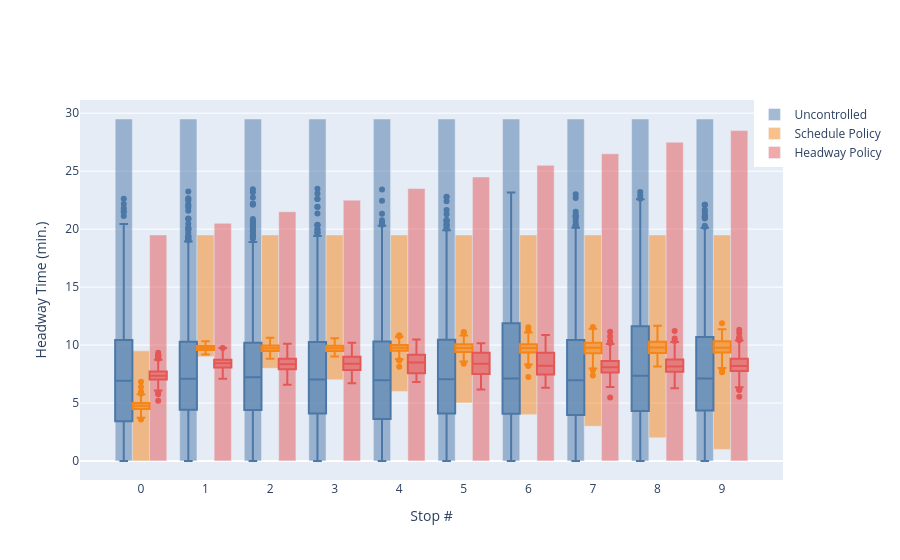
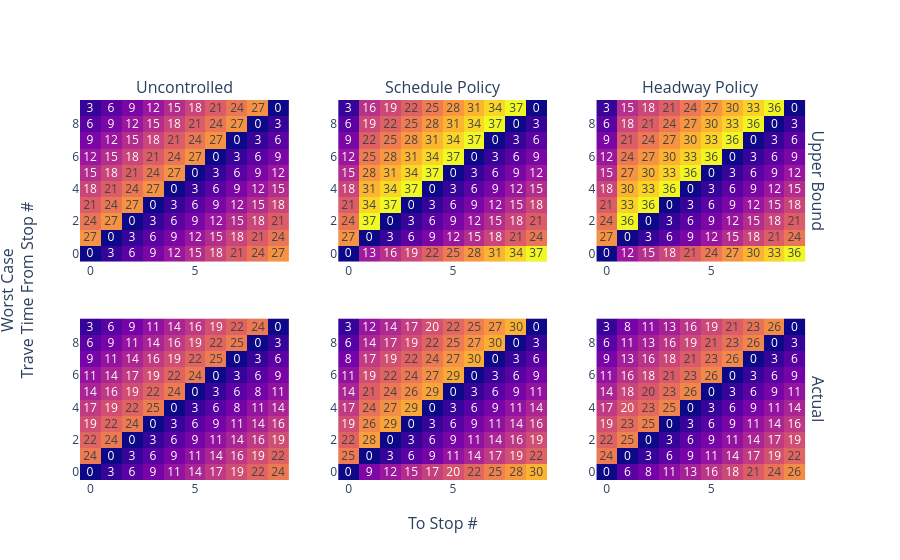

Notebook source saved alongside these figures, in order:
### Markdown cell above
## Fig 1: Tightness of bounds with one control point
Make sure this works before proceeding.

### Code cell
# Base route - no control
BASE_ROUTE = [
    {
        'tau': (2, 2.5),
        'delta': (0.0, 0.5),
        'policy': BolehPolicy,
        'policy_args': {},
    } for _ in range(10)
]

# Scheduled terminal departure
SCHED_ROUTE = copy.deepcopy(BASE_ROUTE)
SCHED_ROUTE[0]['policy'] = LeakyBucketPolicy
SCHED_ROUTE[0]['policy_args'] = {'time_delta': 10, 'offset': 0}

# Ratio Driven Route has one stop driven by ratio policy
RATIO_ROUTE = copy.deepcopy(BASE_ROUTE)
RATIO_ROUTE[0]['policy'] = RatioDrivenPolicy
RATIO_ROUTE[0]['policy_args'] = {'target_ratio': 1, 'activation_ratio': 1, 'max_holding': float('inf')}

# Headway Driven Route tries to maintain constant headway regardless of delay
HEADWAY_ROUTE = copy.deepcopy(BASE_ROUTE)
HEADWAY_ROUTE[0]['policy'] = HeadwayDrivenPolicy
HEADWAY_ROUTE[0]['policy_args'] = {'target_headway': 10}

routes = {
    'Uncontrolled': BASE_ROUTE,
    'Schedule Policy': SCHED_ROUTE,
    'Headway Policy': RATIO_ROUTE,
}

run_experiment(
    exp_id='exp-base',
    routes=routes,
    start_times=[0, 10, 20],
    t_max=60 * 24 * 7,
)

### Figure 1 — Plotly figure (JSON) as saved in the notebook; plotly's stock layout.template omitted (floating-point values rounded to 4 significant figures; data arrays with more than 128 entries replaced by an {"elided": "..."} marker saying what was removed)
{"data": [{"base": [0], "marker": {"color": "#4C78A8"}, "name": "Uncontrolled", "opacity": 0.5, "showlegend": true, "type": "bar", "width": 0.2667, "x": [-0.2667], "y": [29.5]}, {"marker": {"color": "#4C78A8"}, "showlegend": false, "type": "box", "width": 0.2667, "x": {"elided": "373 float values"}, "y": {"elided": "373 float values"}}, {"base": [0], "marker": {"color": "#4C78A8"}, "name": "Uncontrolled", "opacity": 0.5, "showlegend": false, "type": "bar", "width": 0.2667, "x": [0.7333], "y": [29.5]}, {"marker": {"color": "#4C78A8"}, "showlegend": false, "type": "box", "width": 0.2667, "x": {"elided": "358 float values"}, "y": {"elided": "358 float values"}}, {"base": [0], "marker": {"color": "#4C78A8"}, "name": "Uncontrolled", "opacity": 0.5, "showlegend": false, "type": "bar", "width": 0.2667, "x": [1.733], "y": [29.5]}, {"marker": {"color": "#4C78A8"}, "showlegend": false, "type": "box", "width": 0.2667, "x": {"elided": "372 float values"}, "y": {"elided": "372 float values"}}, {"base": [0], "marker": {"color": "#4C78A8"}, "name": "Uncontrolled", "opacity": 0.5, "showlegend": false, "type": "bar", "width": 0.2667, "x": [2.733], "y": [29.5]}, {"marker": {"color": "#4C78A8"}, "showlegend": false, "type": "box", "width": 0.2667, "x": {"elided": "379 float values"}, "y": {"elided": "379 float values"}}, {"base": [0], "marker": {"color": "#4C78A8"}, "name": "Uncontrolled", "opacity": 0.5, "showlegend": false, "type": "bar", "width": 0.2667, "x": [3.733], "y": [29.5]}, {"marker": {"color": "#4C78A8"}, "showlegend": false, "type": "box", "width": 0.2667, "x": {"elided": "376 float values"}, "y": {"elided": "376 float values"}}, {"base": [0], "marker": {"color": "#4C78A8"}, "name": "Uncontrolled", "opacity": 0.5, "showlegend": false, "type": "bar", "width": 0.2667, "x": [4.733], "y": [29.5]}, {"marker": {"color": "#4C78A8"}, "showlegend": false, "type": "box", "width": 0.2667, "x": {"elided": "377 float values"}, "y": {"elided": "377 float values"}}, {"base": [0], "marker": {"color": "#4C78A8"}, "name": "Uncontrolled", "opacity": 0.5, "showlegend": false, "type": "bar", "width": 0.2667, "x": [5.733], "y": [29.5]}, {"marker": {"color": "#4C78A8"}, "showlegend": false, "type": "box", "width": 0.2667, "x": {"elided": "352 float values"}, "y": {"elided": "352 float values"}}, {"base": [0], "marker": {"color": "#4C78A8"}, "name": "Uncontrolled", "opacity": 0.5, "showlegend": false, "type": "bar", "width": 0.2667, "x": [6.733], "y": [29.5]}, {"marker": {"color": "#4C78A8"}, "showlegend": false, "type": "box", "width": 0.2667, "x": {"elided": "360 float values"}, "y": {"elided": "360 float values"}}, {"base": [0], "marker": {"color": "#4C78A8"}, "name": "Uncontrolled", "opacity": 0.5, "showlegend": false, "type": "bar", "width": 0.2667, "x": [7.733], "y": [29.5]}, {"marker": {"color": "#4C78A8"}, "showlegend": false, "type": "box", "width": 0.2667, "x": {"elided": "366 float values"}, "y": {"elided": "366 float values"}}, {"base": [0], "marker": {"color": "#4C78A8"}, "name": "Uncontrolled", "opacity": 0.5, "showlegend": false, "type": "bar", "width": 0.2667, "x": [8.733], "y": [29.5]}, {"marker": {"color": "#4C78A8"}, "showlegend": false, "type": "box", "width": 0.2667, "x": {"elided": "360 float values"}, "y": {"elided": "360 float values"}}, {"base": [0], "marker": {"color": "#F58518"}, "name": "Schedule Policy", "opacity": 0.5, "showlegend": true, "type": "bar", "width": 0.2667, "x": [-2.776e-17], "y": [9.5]}, {"marker": {"color": "#F58518"}, "showlegend": false, "type": "box", "width": 0.2667, "x": {"elided": "343 float values"}, "y": {"elided": "343 float values"}}, {"base": [9], "marker": {"color": "#F58518"}, "name": "Schedule Policy", "opacity": 0.5, "showlegend": false, "type": "bar", "width": 0.2667, "x": [1], "y": [10.5]}, {"marker": {"color": "#F58518"}, "showlegend": false, "type": "box", "width": 0.2667, "x": {"elided": "473 int values"}, "y": {"elided": "473 float values"}}, {"base": [8], "marker": {"color": "#F58518"}, "name": "Schedule Policy", "opacity": 0.5, "showlegend": false, "type": "bar", "width": 0.2667, "x": [2], "y": [11.5]}, {"marker": {"color": "#F58518"}, "showlegend": false, "type": "box", "width": 0.2667, "x": {"elided": "432 int values"}, "y": {"elided": "432 float values"}}, {"base": [7], "marker": {"color": "#F58518"}, "name": "Schedule Policy", "opacity": 0.5, "showlegend": false, "type": "bar", "width": 0.2667, "x": [3], "y": [12.5]}, {"marker": {"color": "#F58518"}, "showlegend": false, "type": "box", "width": 0.2667, "x": {"elided": "235 int values"}, "y": {"elided": "235 float values"}}, {"base": [6], "marker": {"color": "#F58518"}, "name": "Schedule Policy", "opacity": 0.5, "showlegend": false, "type": "bar", "width": 0.2667, "x": [4], "y": [13.5]}, {"marker": {"color": "#F58518"}, "showlegend": false, "type": "box", "width": 0.2667, "x": {"elided": "400 int values"}, "y": {"elided": "400 float values"}}, {"base": [5], "marker": {"color": "#F58518"}, "name": "Schedule Policy", "opacity": 0.5, "showlegend": false, "type": "bar", "width": 0.2667, "x": [5], "y": [14.5]}, {"marker": {"color": "#F58518"}, "showlegend": false, "type": "box", "width": 0.2667, "x": {"elided": "422 int values"}, "y": {"elided": "422 float values"}}, {"base": [4], "marker": {"color": "#F58518"}, "name": "Schedule Policy", "opacity": 0.5, "showlegend": false, "type": "bar", "width": 0.2667, "x": [6], "y": [15.5]}, {"marker": {"color": "#F58518"}, "showlegend": false, "type": "box", "width": 0.2667, "x": {"elided": "400 int values"}, "y": {"elided": "400 float values"}}, {"base": [3], "marker": {"color": "#F58518"}, "name": "Schedule Policy", "opacity": 0.5, "showlegend": false, "type": "bar", "width": 0.2667, "x": [7], "y": [16.5]}, {"marker": {"color": "#F58518"}, "showlegend": false, "type": "box", "width": 0.2667, "x": {"elided": "244 int values"}, "y": {"elided": "244 float values"}}, {"base": [2], "marker": {"color": "#F58518"}, "name": "Schedule Policy", "opacity": 0.5, "showlegend": false, "type": "bar", "width": 0.2667, "x": [8], "y": [17.5]}, {"marker": {"color": "#F58518"}, "showlegend": false, "type": "box", "width": 0.2667, "x": {"elided": "308 int values"}, "y": {"elided": "308 float values"}}, {"base": [1], "marker": {"color": "#F58518"}, "name": "Schedule Policy", "opacity": 0.5, "showlegend": false, "type": "bar", "width": 0.2667, "x": [9], "y": [18.5]}, {"marker": {"color": "#F58518"}, "showlegend": false, "type": "box", "width": 0.2667, "x": {"elided": "344 int values"}, "y": {"elided": "344 float values"}}, {"base": [0], "marker": {"color": "#E45756"}, "name": "Headway Policy", "opacity": 0.5, "showlegend": true, "type": "bar", "width": 0.2667, "x": [0.2667], "y": [19.5]}, {"marker": {"color": "#E45756"}, "showlegend": false, "type": "box", "width": 0.2667, "x": {"elided": "368 float values"}, "y": {"elided": "368 float values"}}, {"base": [0], "marker": {"color": "#E45756"}, "name": "Headway Policy", "opacity": 0.5, "showlegend": false, "type": "bar", "width": 0.2667, "x": [1.267], "y": [20.5]}, {"marker": {"color": "#E45756"}, "showlegend": false, "type": "box", "width": 0.2667, "x": {"elided": "335 float values"}, "y": {"elided": "335 float values"}}, {"base": [0], "marker": {"color": "#E45756"}, "name": "Headway Policy", "opacity": 0.5, "showlegend": false, "type": "bar", "width": 0.2667, "x": [2.267], "y": [21.5]}, {"marker": {"color": "#E45756"}, "showlegend": false, "type": "box", "width": 0.2667, "x": {"elided": "331 float values"}, "y": {"elided": "331 float values"}}, {"base": [0], "marker": {"color": "#E45756"}, "name": "Headway Policy", "opacity": 0.5, "showlegend": false, "type": "bar", "width": 0.2667, "x": [3.267], "y": [22.5]}, {"marker": {"color": "#E45756"}, "showlegend": false, "type": "box", "width": 0.2667, "x": {"elided": "329 float values"}, "y": {"elided": "329 float values"}}, {"base": [0], "marker": {"color": "#E45756"}, "name": "Headway Policy", "opacity": 0.5, "showlegend": false, "type": "bar", "width": 0.2667, "x": [4.267], "y": [23.5]}, {"marker": {"color": "#E45756"}, "showlegend": false, "type": "box", "width": 0.2667, "x": {"elided": "198 float values"}, "y": {"elided": "198 float values"}}, {"base": [0], "marker": {"color": "#E45756"}, "name": "Headway Policy", "opacity": 0.5, "showlegend": false, "type": "bar", "width": 0.2667, "x": [5.267], "y": [24.5]}, {"marker": {"color": "#E45756"}, "showlegend": false, "type": "box", "width": 0.2667, "x": {"elided": "238 float values"}, "y": {"elided": "238 float values"}}, {"base": [0], "marker": {"color": "#E45756"}, "name": "Headway Policy", "opacity": 0.5, "showlegend": false, "type": "bar", "width": 0.2667, "x": [6.267], "y": [25.5]}, {"marker": {"color": "#E45756"}, "showlegend": false, "type": "box", "width": 0.2667, "x": {"elided": "243 float values"}, "y": {"elided": "243 float values"}}, {"base": [0], "marker": {"color": "#E45756"}, "name": "Headway Policy", "opacity": 0.5, "showlegend": false, "type": "bar", "width": 0.2667, "x": [7.267], "y": [26.5]}, {"marker": {"color": "#E45756"}, "showlegend": false, "type": "box", "width": 0.2667, "x": {"elided": "383 float values"}, "y": {"elided": "383 float values"}}, {"base": [0], "marker": {"color": "#E45756"}, "name": "Headway Policy", "opacity": 0.5, "showlegend": false, "type": "bar", "width": 0.2667, "x": [8.267], "y": [27.5]}, {"marker": {"color": "#E45756"}, "showlegend": false, "type": "box", "width": 0.2667, "x": {"elided": "403 float values"}, "y": {"elided": "403 float values"}}, {"base": [0], "marker": {"color": "#E45756"}, "name": "Headway Policy", "opacity": 0.5, "showlegend": false, "type": "bar", "width": 0.2667, "x": [9.267], "y": [28.5]}, {"marker": {"color": "#E45756"}, "showlegend": false, "type": "box", "width": 0.2667, "x": {"elided": "353 float values"}, "y": {"elided": "353 float values"}}], "layout": {"autosize": true, "legend": {"x": 1.15, "xanchor": "right", "y": 1}, "xaxis": {"autorange": true, "range": [-0.9444, 9.944], "tickmode": "array", "tickvals": [0, 1, 2, 3, 4, 5, 6, 7, 8, 9], "title": {"text": "Stop #"}, "type": "linear"}, "yaxis": {"autorange": true, "range": [-1.639, 31.14], "title": {"text": "Headway Time (min.)"}, "type": "linear"}}}

### Figure 2 — Plotly figure (JSON) as saved in the notebook; plotly's stock layout.template omitted (floating-point values rounded to 4 significant figures)
{"data": [{"showscale": false, "text": [[0, 3, 6, 9, 12, 15, 18, 21, 24, 27], [27, 0, 3, 6, 9, 12, 15, 18, 21, 24], [24, 27, 0, 3, 6, 9, 12, 15, 18, 21], [21, 24, 27, 0, 3, 6, 9, 12, 15, 18], [18, 21, 24, 27, 0, 3, 6, 9, 12, 15], [15, 18, 21, 24, 27, 0, 3, 6, 9, 12], [12, 15, 18, 21, 24, 27, 0, 3, 6, 9], [9, 12, 15, 18, 21, 24, 27, 0, 3, 6], [6, 9, 12, 15, 18, 21, 24, 27, 0, 3], [3, 6, 9, 12, 15, 18, 21, 24, 27, 0]], "texttemplate": "%{text:.0f}", "type": "heatmap", "xaxis": "x", "yaxis": "y", "z": [[0, 3, 6, 9, 12, 15, 18, 21, 24, 27], [27, 0, 3, 6, 9, 12, 15, 18, 21, 24], [24, 27, 0, 3, 6, 9, 12, 15, 18, 21], [21, 24, 27, 0, 3, 6, 9, 12, 15, 18], [18, 21, 24, 27, 0, 3, 6, 9, 12, 15], [15, 18, 21, 24, 27, 0, 3, 6, 9, 12], [12, 15, 18, 21, 24, 27, 0, 3, 6, 9], [9, 12, 15, 18, 21, 24, 27, 0, 3, 6], [6, 9, 12, 15, 18, 21, 24, 27, 0, 3], [3, 6, 9, 12, 15, 18, 21, 24, 27, 0]], "zmax": 36.5, "zmin": 0}, {"showscale": false, "text": [[0, 12.5, 15.5, 18.5, 21.5, 24.5, 27.5, 30.5, 33.5, 36.5], [27, 0, 3, 6, 9, 12, 15, 18, 21, 24], [24, 36.5, 0, 3, 6, 9, 12, 15, 18, 21], [21, 33.5, 36.5, 0, 3, 6, 9, 12, 15, 18], [18, 30.5, 33.5, 36.5, 0, 3, 6, 9, 12, 15], [15, 27.5, 30.5, 33.5, 36.5, 0, 3, 6, 9, 12], [12, 24.5, 27.5, 30.5, 33.5, 36.5, 0, 3, 6, 9], [9, 21.5, 24.5, 27.5, 30.5, 33.5, 36.5, 0, 3, 6], [6, 18.5, 21.5, 24.5, 27.5, 30.5, 33.5, 36.5, 0, 3], [3, 15.5, 18.5, 21.5, 24.5, 27.5, 30.5, 33.5, 36.5, 0]], "texttemplate": "%{text:.0f}", "type": "heatmap", "xaxis": "x2", "yaxis": "y2", "z": [[0, 12.5, 15.5, 18.5, 21.5, 24.5, 27.5, 30.5, 33.5, 36.5], [27, 0, 3, 6, 9, 12, 15, 18, 21, 24], [24, 36.5, 0, 3, 6, 9, 12, 15, 18, 21], [21, 33.5, 36.5, 0, 3, 6, 9, 12, 15, 18], [18, 30.5, 33.5, 36.5, 0, 3, 6, 9, 12, 15], [15, 27.5, 30.5, 33.5, 36.5, 0, 3, 6, 9, 12], [12, 24.5, 27.5, 30.5, 33.5, 36.5, 0, 3, 6, 9], [9, 21.5, 24.5, 27.5, 30.5, 33.5, 36.5, 0, 3, 6], [6, 18.5, 21.5, 24.5, 27.5, 30.5, 33.5, 36.5, 0, 3], [3, 15.5, 18.5, 21.5, 24.5, 27.5, 30.5, 33.5, 36.5, 0]], "zmax": 36.5, "zmin": 0}, {"showscale": false, "text": [[0, 12.25, 15.25, 18.25, 21.25, 24.25, 27.25, 30.25, 33.25, 36.25], [27, 0, 3, 6, 9, 12, 15, 18, 21, 24], [24, 36.25, 0, 3, 6, 9, 12, 15, 18, 21], [21, 33.25, 36.25, 0, 3, 6, 9, 12, 15, 18], [18, 30.25, 33.25, 36.25, 0, 3, 6, 9, 12, 15], [15, 27.25, 30.25, 33.25, 36.25, 0, 3, 6, 9, 12], [12, 24.25, 27.25, 30.25, 33.25, 36.25, 0, 3, 6, 9], [9, 21.25, 24.25, 27.25, 30.25, 33.25, 36.25, 0, 3, 6], [6, 18.25, 21.25, 24.25, 27.25, 30.25, 33.25, 36.25, 0, 3], [3, 15.25, 18.25, 21.25, 24.25, 27.25, 30.25, 33.25, 36.25, 0]], "texttemplate": "%{text:.0f}", "type": "heatmap", "xaxis": "x3", "yaxis": "y3", "z": [[0, 12.25, 15.25, 18.25, 21.25, 24.25, 27.25, 30.25, 33.25, 36.25], [27, 0, 3, 6, 9, 12, 15, 18, 21, 24], [24, 36.25, 0, 3, 6, 9, 12, 15, 18, 21], [21, 33.25, 36.25, 0, 3, 6, 9, 12, 15, 18], [18, 30.25, 33.25, 36.25, 0, 3, 6, 9, 12, 15], [15, 27.25, 30.25, 33.25, 36.25, 0, 3, 6, 9, 12], [12, 24.25, 27.25, 30.25, 33.25, 36.25, 0, 3, 6, 9], [9, 21.25, 24.25, 27.25, 30.25, 33.25, 36.25, 0, 3, 6], [6, 18.25, 21.25, 24.25, 27.25, 30.25, 33.25, 36.25, 0, 3], [3, 15.25, 18.25, 21.25, 24.25, 27.25, 30.25, 33.25, 36.25, 0]], "zmax": 36.5, "zmin": 0}, {"showscale": false, "text": [[0, 2.976, 5.76, 8.557, 11.42, 13.77, 16.53, 19.09, 21.83, 24.29], [24.43, 0, 2.983, 5.85, 8.556, 11.21, 13.9, 16.4, 19.12, 21.67], [21.83, 24.45, 0, 2.986, 5.846, 8.639, 11.24, 13.81, 16.44, 19.08], [19.17, 21.94, 24.48, 0, 2.975, 5.901, 8.543, 11.19, 13.71, 16.48], [16.69, 19.32, 21.74, 24.67, 0, 2.975, 5.815, 8.483, 11.26, 13.93], [13.83, 16.47, 19.17, 21.84, 24.46, 0, 2.996, 5.863, 8.496, 11.17], [11.5, 14.12, 16.54, 19.23, 21.85, 24.48, 0, 2.985, 5.83, 8.729], [8.626, 11.25, 13.83, 16.49, 19.12, 21.77, 24.64, 0, 2.988, 5.858], [5.931, 8.598, 11.34, 13.89, 16.48, 19.24, 22.0, 24.57, 0, 2.982], [2.973, 5.776, 8.519, 11.13, 13.85, 16.36, 19.2, 21.76, 24.36, 0]], "texttemplate": "%{text:.0f}", "type": "heatmap", "xaxis": "x4", "yaxis": "y4", "z": [[0, 2.976, 5.76, 8.557, 11.42, 13.77, 16.53, 19.09, 21.83, 24.29], [24.43, 0, 2.983, 5.85, 8.556, 11.21, 13.9, 16.4, 19.12, 21.67], [21.83, 24.45, 0, 2.986, 5.846, 8.639, 11.24, 13.81, 16.44, 19.08], [19.17, 21.94, 24.48, 0, 2.975, 5.901, 8.543, 11.19, 13.71, 16.48], [16.69, 19.32, 21.74, 24.67, 0, 2.975, 5.815, 8.483, 11.26, 13.93], [13.83, 16.47, 19.17, 21.84, 24.46, 0, 2.996, 5.863, 8.496, 11.17], [11.5, 14.12, 16.54, 19.23, 21.85, 24.48, 0, 2.985, 5.83, 8.729], [8.626, 11.25, 13.83, 16.49, 19.12, 21.77, 24.64, 0, 2.988, 5.858], [5.931, 8.598, 11.34, 13.89, 16.48, 19.24, 22.0, 24.57, 0, 2.982], [2.973, 5.776, 8.519, 11.13, 13.85, 16.36, 19.2, 21.76, 24.36, 0]], "zmax": 36.5, "zmin": 0}, {"showscale": false, "text": [[0, 9.284, 12.05, 14.88, 17.47, 19.76, 22.44, 25.05, 27.66, 30.32], [24.51, 0, 2.975, 5.807, 8.509, 11.33, 13.91, 16.71, 19.25, 21.69], [21.76, 28.3, 0, 2.99, 5.846, 8.655, 11.22, 13.8, 16.39, 19.1], [19.24, 26.0, 28.78, 0, 2.98, 5.767, 8.584, 11.02, 13.76, 16.42], [16.7, 23.68, 26.55, 29.17, 0, 2.983, 5.811, 8.607, 11.25, 13.98], [13.89, 21.28, 24.04, 26.29, 28.94, 0, 2.954, 5.792, 8.593, 11.21], [11.24, 19.05, 21.76, 24.08, 26.67, 29.32, 0, 2.991, 5.84, 8.505], [8.487, 16.68, 19.39, 21.66, 24.36, 27.13, 29.75, 0, 2.987, 5.814], [5.788, 14.21, 16.9, 19.19, 21.82, 24.58, 27.09, 29.7, 0, 2.992], [2.98, 11.72, 14.33, 16.99, 19.58, 22.2, 24.71, 27.35, 30.13, 0]], "texttemplate": "%{text:.0f}", "type": "heatmap", "xaxis": "x5", "yaxis": "y5", "z": [[0, 9.284, 12.05, 14.88, 17.47, 19.76, 22.44, 25.05, 27.66, 30.32], [24.51, 0, 2.975, 5.807, 8.509, 11.33, 13.91, 16.71, 19.25, 21.69], [21.76, 28.3, 0, 2.99, 5.846, 8.655, 11.22, 13.8, 16.39, 19.1], [19.24, 26.0, 28.78, 0, 2.98, 5.767, 8.584, 11.02, 13.76, 16.42], [16.7, 23.68, 26.55, 29.17, 0, 2.983, 5.811, 8.607, 11.25, 13.98], [13.89, 21.28, 24.04, 26.29, 28.94, 0, 2.954, 5.792, 8.593, 11.21], [11.24, 19.05, 21.76, 24.08, 26.67, 29.32, 0, 2.991, 5.84, 8.505], [8.487, 16.68, 19.39, 21.66, 24.36, 27.13, 29.75, 0, 2.987, 5.814], [5.788, 14.21, 16.9, 19.19, 21.82, 24.58, 27.09, 29.7, 0, 2.992], [2.98, 11.72, 14.33, 16.99, 19.58, 22.2, 24.71, 27.35, 30.13, 0]], "zmax": 36.5, "zmin": 0}, {"showscale": false, "text": [[0, 5.901, 8.304, 10.8, 13.45, 16.06, 18.46, 20.97, 23.51, 26.36], [24.41, 0, 2.98, 5.862, 8.585, 11.33, 14.16, 16.78, 19.47, 21.94], [21.73, 25.16, 0, 2.991, 5.879, 8.612, 11.23, 13.83, 16.69, 19.26], [19.23, 22.65, 25.23, 0, 2.973, 5.821, 8.608, 11.4, 14.09, 16.41], [16.5, 20.19, 22.78, 25.41, 0, 2.995, 5.833, 8.695, 11.32, 13.8], [13.92, 17.99, 20.43, 23.09, 25.82, 0, 2.961, 5.83, 8.578, 11.27], [11.44, 15.51, 18.05, 20.61, 23.19, 25.84, 0, 2.994, 5.828, 8.527], [8.575, 13.05, 15.58, 18.15, 20.83, 23.48, 25.95, 0, 2.983, 5.811], [5.931, 11.07, 13.47, 15.88, 18.51, 21.1, 23.34, 25.77, 0, 2.988], [2.988, 8.487, 10.89, 13.3, 15.93, 18.53, 21.05, 23.45, 26.21, 0]], "texttemplate": "%{text:.0f}", "type": "heatmap", "xaxis": "x6", "yaxis": "y6", "z": [[0, 5.901, 8.304, 10.8, 13.45, 16.06, 18.46, 20.97, 23.51, 26.36], [24.41, 0, 2.98, 5.862, 8.585, 11.33, 14.16, 16.78, 19.47, 21.94], [21.73, 25.16, 0, 2.991, 5.879, 8.612, 11.23, 13.83, 16.69, 19.26], [19.23, 22.65, 25.23, 0, 2.973, 5.821, 8.608, 11.4, 14.09, 16.41], [16.5, 20.19, 22.78, 25.41, 0, 2.995, 5.833, 8.695, 11.32, 13.8], [13.92, 17.99, 20.43, 23.09, 25.82, 0, 2.961, 5.83, 8.578, 11.27], [11.44, 15.51, 18.05, 20.61, 23.19, 25.84, 0, 2.994, 5.828, 8.527], [8.575, 13.05, 15.58, 18.15, 20.83, 23.48, 25.95, 0, 2.983, 5.811], [5.931, 11.07, 13.47, 15.88, 18.51, 21.1, 23.34, 25.77, 0, 2.988], [2.988, 8.487, 10.89, 13.3, 15.93, 18.53, 21.05, 23.45, 26.21, 0]], "zmax": 36.5, "zmin": 0}], "layout": {"annotations": [{"font": {"size": 16}, "showarrow": false, "text": "Uncontrolled", "x": 0.1411, "xanchor": "center", "xref": "paper", "y": 1, "yanchor": "bottom", "yref": "paper"}, {"font": {"size": 16}, "showarrow": false, "text": "Schedule Policy", "x": 0.49, "xanchor": "center", "xref": "paper", "y": 1, "yanchor": "bottom", "yref": "paper"}, {"font": {"size": 16}, "showarrow": false, "text": "Headway Policy", "x": 0.8389, "xanchor": "center", "xref": "paper", "y": 1, "yanchor": "bottom", "yref": "paper"}, {"font": {"size": 16}, "showarrow": false, "text": "Upper Bound", "textangle": 90, "x": 0.98, "xanchor": "left", "xref": "paper", "y": 0.7875, "yanchor": "middle", "yref": "paper"}, {"font": {"size": 16}, "showarrow": false, "text": "Actual", "textangle": 90, "x": 0.98, "xanchor": "left", "xref": "paper", "y": 0.2125, "yanchor": "middle", "yref": "paper"}, {"font": {"size": 16}, "showarrow": false, "text": "To Stop #", "x": 0.49, "xanchor": "center", "xref": "paper", "y": 0, "yanchor": "top", "yref": "paper", "yshift": -30}, {"font": {"size": 16}, "showarrow": false, "text": "Worst Case<br>Trave Time From Stop #", "textangle": -90, "x": 0, "xanchor": "right", "xref": "paper", "xshift": -40, "y": 0.5, "yanchor": "middle", "yref": "paper"}], "autosize": true, "xaxis": {"anchor": "y", "autorange": true, "domain": [0, 0.2822], "range": [-0.5, 9.5]}, "xaxis2": {"anchor": "y2", "autorange": true, "domain": [0.3489, 0.6311], "range": [-0.5, 9.5]}, "xaxis3": {"anchor": "y3", "autorange": true, "domain": [0.6978, 0.98], "range": [-0.5, 9.5]}, "xaxis4": {"anchor": "y4", "autorange": true, "domain": [0, 0.2822], "range": [-0.5, 9.5]}, "xaxis5": {"anchor": "y5", "autorange": true, "domain": [0.3489, 0.6311], "range": [-0.5, 9.5]}, "xaxis6": {"anchor": "y6", "autorange": true, "domain": [0.6978, 0.98], "range": [-0.5, 9.5]}, "yaxis": {"anchor": "x", "autorange": true, "domain": [0.575, 1], "range": [-0.5, 9.5]}, "yaxis2": {"anchor": "x2", "autorange": true, "domain": [0.575, 1], "range": [-0.5, 9.5]}, "yaxis3": {"anchor": "x3", "autorange": true, "domain": [0.575, 1], "range": [-0.5, 9.5]}, "yaxis4": {"anchor": "x4", "autorange": true, "domain": [0, 0.425], "range": [-0.5, 9.5]}, "yaxis5": {"anchor": "x5", "autorange": true, "domain": [0, 0.425], "range": [-0.5, 9.5]}, "yaxis6": {"anchor": "x6", "autorange": true, "domain": [0, 0.425], "range": [-0.5, 9.5]}}}
